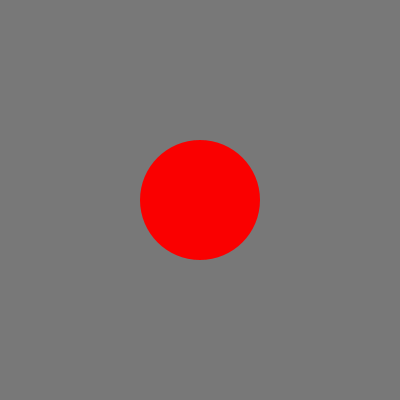
Frame 1 (no input)
Frame 60 (the mouse pressed at the canvas centre just before this capture): identical to frame 1, image omitted
Frame 120 (the mouse held since frame 60 and released just before this capture): blank canvas, image omitted

The Processing sketch that drew this single still picture (run headless with seeded random() and noise(); from frame 60 on, the mouse is pressed at the canvas centre):

// Processing sketch: processing_74770
// ── processing_74770.pde

int x = 200;
int y = 200;
int r = 120;
 

void setup() {
  size(400, 400);
}
 

void draw() {
  background(120);
  noStroke();
  float d = dist(mouseX, mouseY, x, y);
  if (d < r/2) {
    fill(120);
  }
  else {
    fill(250, 0, 0);
  }
  ellipse (x, y, r, r);
}
